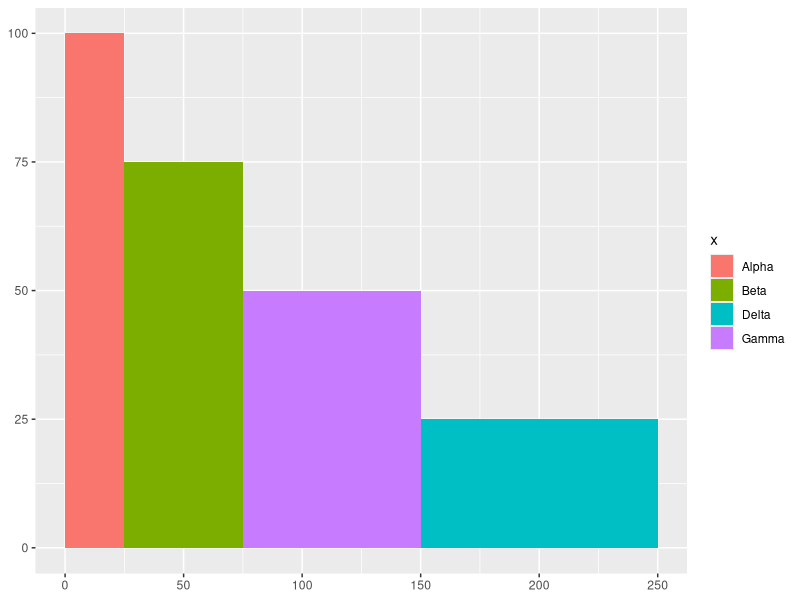
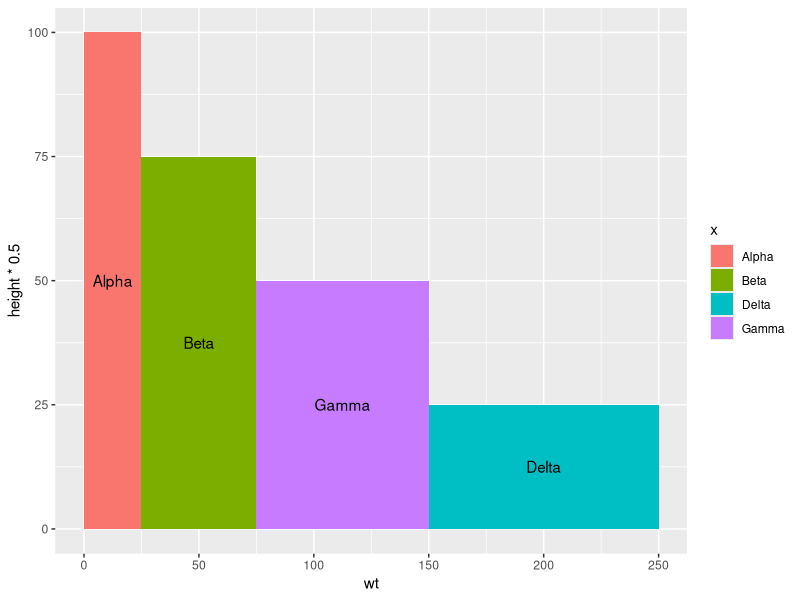
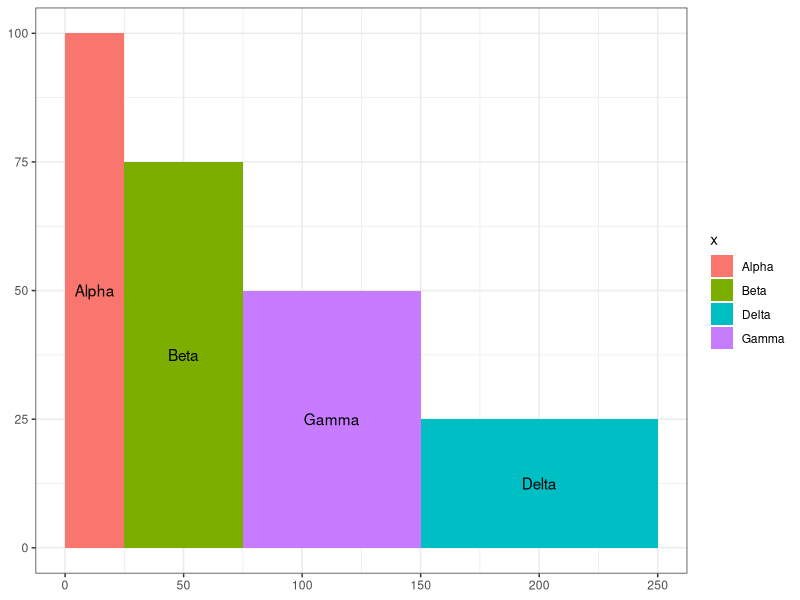

Write R code to recreate these figures, in order.
## https://learnr.wordpress.com/2009/03/29/ggplot2-variable-width-column-chart/
## https://www.r-graph-gallery.com/81-barplot-with-variable-width.html
## https://www.yan-holtz.com/
library(ggplot2)

df <- data.frame(x = c("Alpha", "Beta", "Gamma",
     "Delta"), width = c(25, 50, 75, 100), height = c(100,
     75, 50, 25))

df$w <- cumsum(df$width)
df$wm <- df$w - df$width
df$wt <- with(df, wm + (w - wm)/2)


p  <- ggplot(df, aes(ymin = 0))
p1 <- p + geom_rect(aes(xmin = wm, xmax = w, ymax = height, fill = x))

p2 <- p1 + geom_text(aes(x = wt, y = height * 0.5, label = x))

p3 <- p2 + theme_bw() + 
     ###opts(legend.position = "none") +
     labs(x = NULL, y = NULL)

p1

p2

p3
